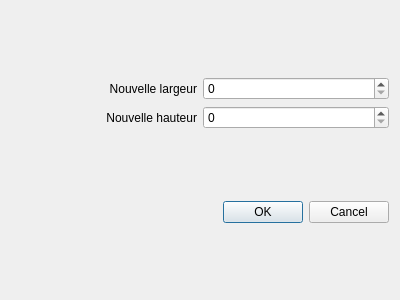
<?xml version="1.0" encoding="UTF-8"?>
<ui version="4.0">
 <class>FenSeamCarving</class>
 <widget class="QDialog" name="FenSeamCarving">
  <property name="geometry">
   <rect>
    <x>0</x>
    <y>0</y>
    <width>400</width>
    <height>300</height>
   </rect>
  </property>
  <property name="windowTitle">
   <string>Dialog</string>
  </property>
  <layout class="QGridLayout" name="gridLayout_2">
   <item row="0" column="0">
    <layout class="QGridLayout" name="gridLayout">
     <item row="0" column="1">
      <widget class="QSpinBox" name="spinWidth">
       <property name="maximum">
        <number>10000</number>
       </property>
      </widget>
     </item>
     <item row="1" column="1">
      <widget class="QSpinBox" name="spinHeight">
       <property name="maximum">
        <number>10000</number>
       </property>
      </widget>
     </item>
     <item row="0" column="0">
      <widget class="QLabel" name="label">
       <property name="text">
        <string>Nouvelle largeur</string>
       </property>
       <property name="alignment">
        <set>Qt::AlignRight|Qt::AlignTrailing|Qt::AlignVCenter</set>
       </property>
      </widget>
     </item>
     <item row="1" column="0">
      <widget class="QLabel" name="label_2">
       <property name="text">
        <string>Nouvelle hauteur</string>
       </property>
       <property name="alignment">
        <set>Qt::AlignRight|Qt::AlignTrailing|Qt::AlignVCenter</set>
       </property>
      </widget>
     </item>
    </layout>
   </item>
   <item row="1" column="0">
    <widget class="QDialogButtonBox" name="buttonBox">
     <property name="orientation">
      <enum>Qt::Horizontal</enum>
     </property>
     <property name="standardButtons">
      <set>QDialogButtonBox::Cancel|QDialogButtonBox::Ok</set>
     </property>
    </widget>
   </item>
  </layout>
 </widget>
 <resources/>
 <connections>
  <connection>
   <sender>buttonBox</sender>
   <signal>accepted()</signal>
   <receiver>FenSeamCarving</receiver>
   <slot>accept()</slot>
   <hints>
    <hint type="sourcelabel">
     <x>248</x>
     <y>254</y>
    </hint>
    <hint type="destinationlabel">
     <x>157</x>
     <y>274</y>
    </hint>
   </hints>
  </connection>
  <connection>
   <sender>buttonBox</sender>
   <signal>rejected()</signal>
   <receiver>FenSeamCarving</receiver>
   <slot>reject()</slot>
   <hints>
    <hint type="sourcelabel">
     <x>316</x>
     <y>260</y>
    </hint>
    <hint type="destinationlabel">
     <x>286</x>
     <y>274</y>
    </hint>
   </hints>
  </connection>
 </connections>
</ui>
